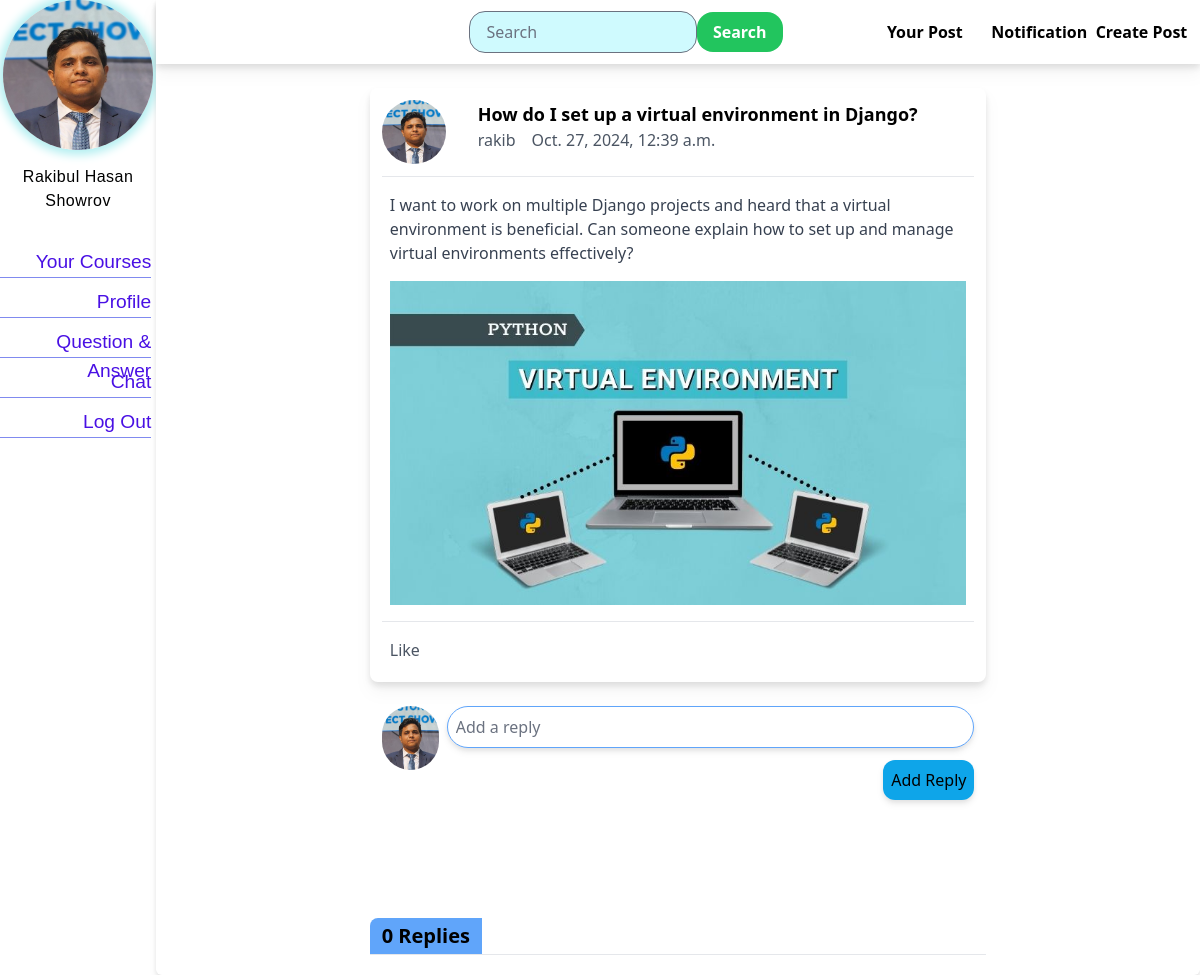
The app's page /qna/qna_details/how-do-i-set-up-a-virtual-environment-in-django-d302b306 (signed in), older data.
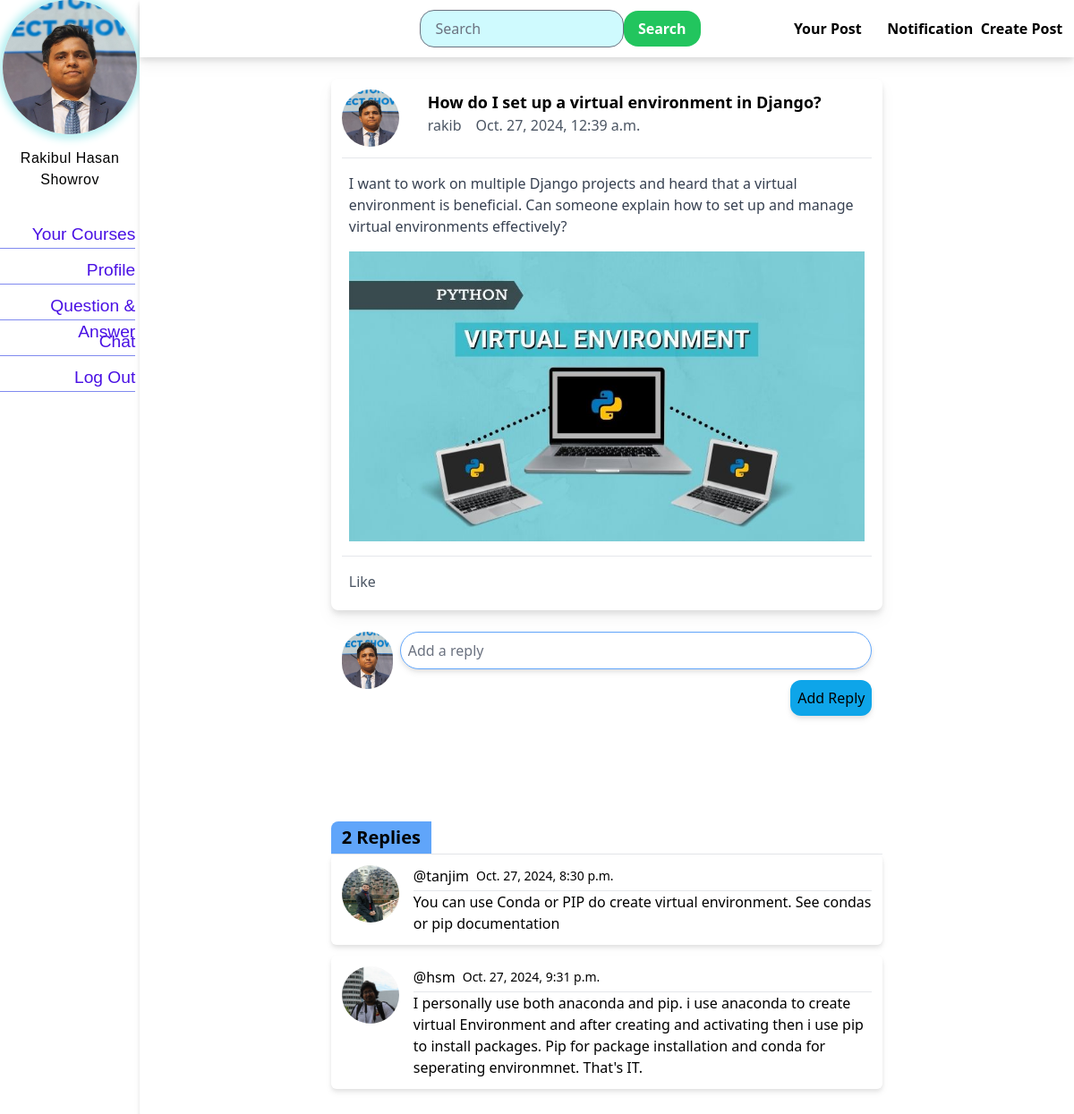
The same page, newer data.
### qna/models.py (models this page shows, shortened)
class QnaReply(models.Model):
    user=models.ForeignKey(User,on_delete=models.CASCADE,related_name='qna_user')
    qna_object=models.ForeignKey(QNA,on_delete=models.CASCADE,related_name='replies')
    reply_text=models.TextField(blank=False)
    reply_date=models.DateTimeField(auto_now_add=True)

### student/models.py (models this page shows, shortened)
class Student(models.Model):
  user=models.OneToOneField(User,on_delete=models.CASCADE, related_name='student_profile')
  student_id = models.IntegerField(
        unique=True,
        validators=[MinValueValidator(10000), MaxValueValidator(99999)],  # Ensure it's a 5-digit number
        blank=True
    )
  fullname = models.CharField(max_length=120, blank=True)
  dob = models.DateField(blank=True,null=True)
  profile_pic = models.ImageField(upload_to='profile_pics/students', blank=True)
  profile_type = models.CharField(max_length=20, default="Student")

### teacher/models.py (models this page shows, shortened)
class Teacher(models.Model):
  user=models.OneToOneField(User,on_delete=models.CASCADE,related_name='teacher_profile')
  teacher_id=models.IntegerField(
        unique=True,
        validators=[MinValueValidator(10000), MaxValueValidator(99999)],  # Ensure it's a 5-digit number
        blank=True
  )
  fullname = models.CharField(max_length=120, blank=True)
  dob = models.DateField(blank=True,null=True)
  profile_pic = models.ImageField(upload_to='profile_pics/teacher', blank=True)
  profile_type = models.CharField(max_length=20, default="Teacher")

### qna/views.py (the view, shortened to what this page needs)
# urls.py: path('qna_details/<slug:slug>',views.qna_details,name="qna_details")
def qna_details(request, slug):
    qna = get_object_or_404(QNA, qna_slug=slug)
    replies = QnaReply.objects.filter(qna_object=qna)
    context = {
        'slug': slug,
        'replies': replies,
        'q': qna,
    }
    return render(request, 'qna/qna_details.html', context=context)

### e_Learning_Application/context_processors.py (called while the page is built, shortened)
def profile_context(request):
    context = {
        'profile': None,
        'is_student': False,
        'is_teacher': False,
        'base_template': "default.html"  # Default template if unauthenticated or no profile
    }
    if request.user.is_authenticated:
        student_profile = getattr(request.user, 'student_profile', None)
        teacher_profile = getattr(request.user, 'teacher_profile', None)
        if student_profile:
            context.update({
                'profile': student_profile,
                'is_student': True,
                'id': student_profile.student_id,
                'base_template': "stdbase.html"
            })
    return context

### templates/qna/qna_details.html (shortened to what this page needs)
{% extends 'qna/qna.html' %}
{% load static %}
{% block qna %}
<div class="w-4/5 bg-white mx-auto mt-20 mb-0">
  <div class="flex flex-col w-3/4 mx-auto bg-white p-3 rounded-lg drop-shadow-lg m-3">
    <div class="grid bg-white grid-flow-row grid-cols-[80px_1fr] gap-4">
      <div class="flex items-center">
        {% if q.author.student_profile %}
        <img class="h-16 w-16 mb-1 rounded-full" src="{{ q.author.student_profile.profile_pic.url }}"
          alt="Student profile image">
        {% elif q.author.teacher_profile %}
        <img class="h-16 w-16 mb-1 rounded-full" src="{{ q.author.teacher_profile.profile_pic.url }}"
          alt="Teacher profile image">
        {% else %}
        <img class="h-16 w-16 mb-1 rounded-full" src="{% static 'path/to/default_profile_image.jpg' %}" alt="Default profile image">
        {% endif %}
      </div>
      <div class="flex flex-col">
        <h1 class="font-semibold text-lg">{{ q.title }}</h1>
        <div class="flex flex-row space-x-4 text-gray-600">
          <span>{{ q.author.username }}</span>
          <span>{{ q.publish_date }}</span>
        </div>
      </div>
    </div>
    <hr class="my-2">
    <div class="bg-white p-2 text-gray-700">
      {{ q.qna_text|linebreaks }}
    </div>
    {% if q.qna_img %}
    <div class="bg-white p-2">
      <img class="mx-auto" src="{{ q.qna_img.url }}" alt="QNA Image">
    </div>
    {% endif %}
    <hr class="my-2">
    <div class="flex p-2 bg-white flex-row justify-between text-gray-600">
      <div>Like</div>
    </div>
  </div>
  <div class="flex flex-row w-3/4 mx-auto p-3">
    <div class="w-16 h-16">
      <img class="rounded-full" src="{{profile.profile_pic.url}}" alt="user">
    </div>
    <div class="grid grid-rows-2 w-full ml-2">
      <form action="{%url 'qna:qna_details' slug=slug %}" method="POST">
      <input class="rounded-full mb-3 p-2 border w-full drop-shadow-md border-blue-400" type="text" name="reply_text" placeholder="Add a reply">
      <div class="justify-self-end"><button type="submit" class="bg-sky-500 p-2 rounded-xl drop-shadow-md font-medium" >Add Reply</button></div>
    </form>
    </div>
  </div>
  <div class="flex flex-col w-3/4 mx-auto rounded-lg m-3">
    <div class="bg-blue-400 font-semibold text-xl w-28 text-center rounded-tl-lg p-1">{{ replies.count }} Replies</div>
    <hr>
    {% for r in replies %}
    <div class="grid grid-cols-[80px_1fr] mb-3 bg-white drop-shadow-md rounded-md p-3">
      <div class="w-16 h-16">
        {% if r.user.student_profile %}
          <img class="rounded-full h-16 w-16" src="{{ r.user.student_profile.profile_pic.url }}" alt="reply-user">
        {% elif r.user.teacher_profile %}
          <img class="rounded-full h-16 w-16" src="{{ r.user.teacher_profile.profile_pic.url }}" alt="reply-user">
        {% else %}
          <img class="h-16 w-16 rounded-full" src="{% static 'path/to/default_profile_image.jpg' %}" alt="Default profile image">
        {% endif %}
      </div>
      <div class="flex flex-col">
        <div class="flex items-center space-x-2 font-normal">
          <span class="font-medium">@{{ r.user.username }}</span>
          <span class="text-sm">{{ r.reply_date }}</span>
        </div>
        <div class="mt-1 font-medium">
          <hr>
          {{ r.reply_text }}
        </div>
      </div>
    </div>
    {% endfor %}
  </div>
</div>
{% endblock %}

Row changes from the older to the newer data that the page shows:
added QnaReply: user.student_profile.profile_pic (picture), user.username "tanjim", reply_date "Oct. 27, 2024, 8:30 p.m.", reply_text "You can use Conda or PIP do create virtual environment. See condas or pip documentation"
added QnaReply: user.teacher_profile.profile_pic (picture), user.username "hsm", reply_date "Oct. 27, 2024, 9:31 p.m.", reply_text "I personally use both anaconda and pip. i use anaconda to create virtual Environment and after creating and activating then i use pip to install packages. Pip for package installation and conda for seperating environmnet. That's IT."
Text that changed along with them:
{{ replies.count }}: "0" → "2"
